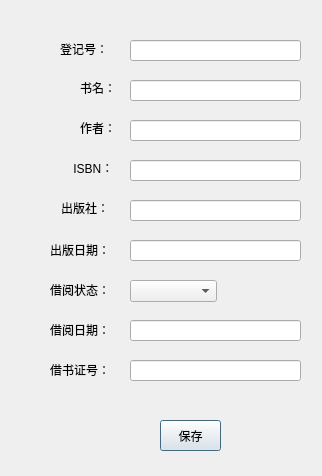
<?xml version="1.0" encoding="UTF-8"?>
<ui version="4.0">
 <class>EditItem</class>
 <widget class="QDialog" name="EditItem">
  <property name="geometry">
   <rect>
    <x>0</x>
    <y>0</y>
    <width>322</width>
    <height>476</height>
   </rect>
  </property>
  <property name="windowTitle">
   <string>Dialog</string>
  </property>
  <widget class="QLineEdit" name="ISBNEdit">
   <property name="geometry">
    <rect>
     <x>130</x>
     <y>160</y>
     <width>171</width>
     <height>21</height>
    </rect>
   </property>
  </widget>
  <widget class="QLineEdit" name="PubHouseEdit">
   <property name="geometry">
    <rect>
     <x>130</x>
     <y>200</y>
     <width>171</width>
     <height>21</height>
    </rect>
   </property>
  </widget>
  <widget class="QLabel" name="label">
   <property name="geometry">
    <rect>
     <x>60</x>
     <y>41</y>
     <width>60</width>
     <height>16</height>
    </rect>
   </property>
   <property name="text">
    <string>登记号：</string>
   </property>
  </widget>
  <widget class="QLineEdit" name="RegNumEdit">
   <property name="geometry">
    <rect>
     <x>130</x>
     <y>40</y>
     <width>171</width>
     <height>21</height>
    </rect>
   </property>
  </widget>
  <widget class="QLabel" name="label_6">
   <property name="geometry">
    <rect>
     <x>50</x>
     <y>240</y>
     <width>81</width>
     <height>20</height>
    </rect>
   </property>
   <property name="text">
    <string>出版日期：</string>
   </property>
  </widget>
  <widget class="QPushButton" name="SaveButton">
   <property name="geometry">
    <rect>
     <x>160</x>
     <y>420</y>
     <width>61</width>
     <height>31</height>
    </rect>
   </property>
   <property name="text">
    <string>保存</string>
   </property>
  </widget>
  <widget class="QLineEdit" name="AuthorEdit">
   <property name="geometry">
    <rect>
     <x>130</x>
     <y>120</y>
     <width>171</width>
     <height>21</height>
    </rect>
   </property>
  </widget>
  <widget class="QLabel" name="label_5">
   <property name="geometry">
    <rect>
     <x>61</x>
     <y>200</y>
     <width>60</width>
     <height>16</height>
    </rect>
   </property>
   <property name="text">
    <string>出版社：</string>
   </property>
  </widget>
  <widget class="QLineEdit" name="BookNameEdit">
   <property name="geometry">
    <rect>
     <x>130</x>
     <y>80</y>
     <width>171</width>
     <height>21</height>
    </rect>
   </property>
  </widget>
  <widget class="QLabel" name="label_4">
   <property name="geometry">
    <rect>
     <x>70</x>
     <y>160</y>
     <width>60</width>
     <height>16</height>
    </rect>
   </property>
   <property name="text">
    <string> ISBN：</string>
   </property>
  </widget>
  <widget class="QLabel" name="label_3">
   <property name="geometry">
    <rect>
     <x>80</x>
     <y>120</y>
     <width>60</width>
     <height>16</height>
    </rect>
   </property>
   <property name="text">
    <string>作者：</string>
   </property>
  </widget>
  <widget class="QLabel" name="label_2">
   <property name="geometry">
    <rect>
     <x>80</x>
     <y>80</y>
     <width>45</width>
     <height>16</height>
    </rect>
   </property>
   <property name="text">
    <string>书名：</string>
   </property>
  </widget>
  <widget class="QLineEdit" name="PubDateEdit">
   <property name="geometry">
    <rect>
     <x>130</x>
     <y>240</y>
     <width>171</width>
     <height>21</height>
    </rect>
   </property>
  </widget>
  <widget class="QLabel" name="label_7">
   <property name="geometry">
    <rect>
     <x>50</x>
     <y>280</y>
     <width>81</width>
     <height>20</height>
    </rect>
   </property>
   <property name="text">
    <string>借阅状态：</string>
   </property>
  </widget>
  <widget class="QComboBox" name="BorrowState">
   <property name="geometry">
    <rect>
     <x>130</x>
     <y>280</y>
     <width>87</width>
     <height>22</height>
    </rect>
   </property>
  </widget>
  <widget class="QLineEdit" name="BorrowDateEdit">
   <property name="geometry">
    <rect>
     <x>130</x>
     <y>320</y>
     <width>171</width>
     <height>21</height>
    </rect>
   </property>
   <property name="text">
    <string/>
   </property>
  </widget>
  <widget class="QLabel" name="label_8">
   <property name="geometry">
    <rect>
     <x>50</x>
     <y>320</y>
     <width>81</width>
     <height>20</height>
    </rect>
   </property>
   <property name="text">
    <string>借阅日期：</string>
   </property>
  </widget>
  <widget class="QLineEdit" name="LibraryCard">
   <property name="geometry">
    <rect>
     <x>130</x>
     <y>360</y>
     <width>171</width>
     <height>21</height>
    </rect>
   </property>
   <property name="text">
    <string/>
   </property>
  </widget>
  <widget class="QLabel" name="label_9">
   <property name="geometry">
    <rect>
     <x>50</x>
     <y>360</y>
     <width>81</width>
     <height>20</height>
    </rect>
   </property>
   <property name="text">
    <string>借书证号：</string>
   </property>
  </widget>
 </widget>
 <resources/>
 <connections/>
</ui>
